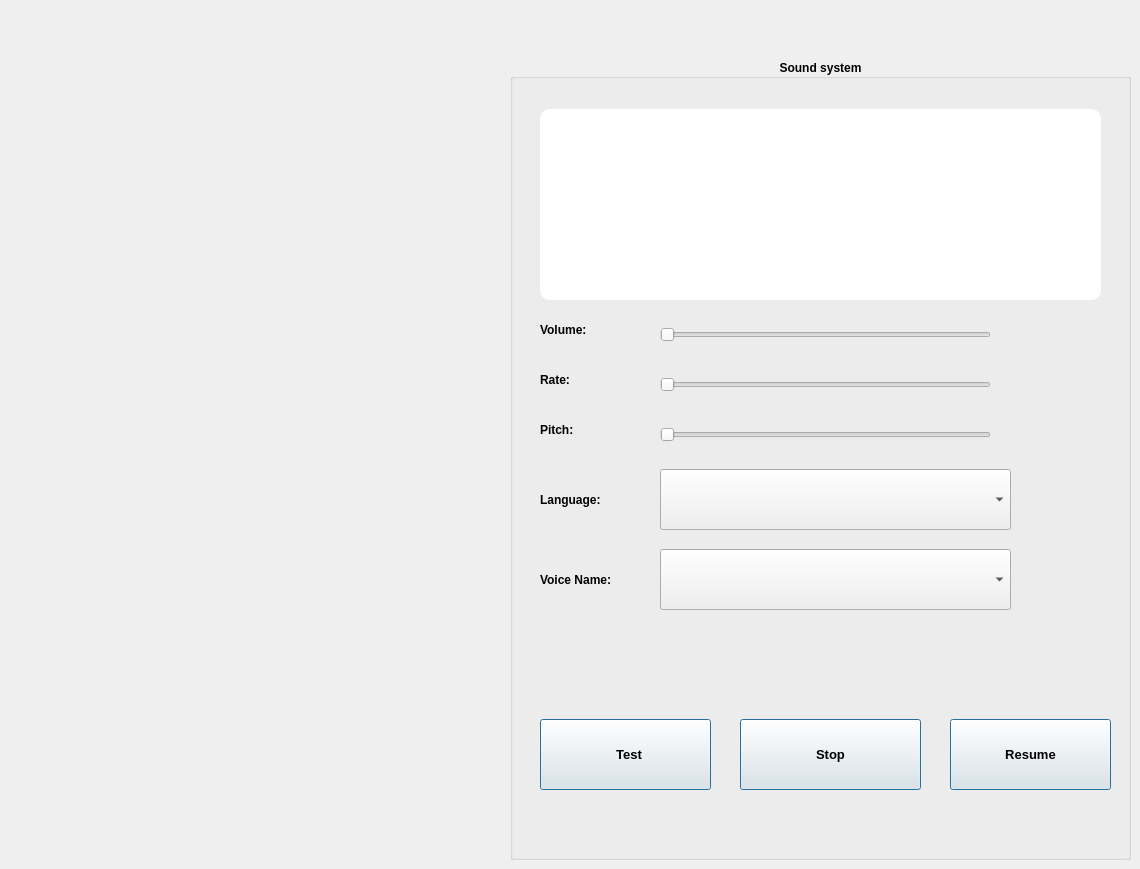
     <widget class="QWidget" name="sound_tab">
      <attribute name="title">
       <string>Sounds</string>
      </attribute>
      <widget class="QGroupBox" name="groupBox_4">
       <property name="geometry">
        <rect>
         <x>510</x>
         <y>59</y>
         <width>621</width>
         <height>801</height>
        </rect>
       </property>
       <property name="font">
        <font>
         <pointsize>9</pointsize>
         <weight>75</weight>
         <bold>true</bold>
        </font>
       </property>
       <property name="title">
        <string>Sound system</string>
       </property>
       <property name="alignment">
        <set>Qt::AlignCenter</set>
       </property>
       <widget class="QSlider" name="pitch_slider">
        <property name="geometry">
         <rect>
          <x>150</x>
          <y>360</y>
          <width>331</width>
          <height>31</height>
         </rect>
        </property>
        <property name="orientation">
         <enum>Qt::Horizontal</enum>
        </property>
       </widget>
       <widget class="QComboBox" name="language_box">
        <property name="geometry">
         <rect>
          <x>150</x>
          <y>410</y>
          <width>351</width>
          <height>61</height>
         </rect>
        </property>
        <property name="insertPolicy">
         <enum>QComboBox::InsertAlphabetically</enum>
        </property>
        <property name="sizeAdjustPolicy">
         <enum>QComboBox::AdjustToContentsOnFirstShow</enum>
        </property>
        <property name="frame">
         <bool>true</bool>
        </property>
       </widget>
       <widget class="QPushButton" name="btn_stop">
        <property name="geometry">
         <rect>
          <x>230</x>
          <y>660</y>
          <width>181</width>
          <height>71</height>
         </rect>
        </property>
        <property name="font">
         <font>
          <family>Segoe UI</family>
          <pointsize>10</pointsize>
          <weight>75</weight>
          <bold>true</bold>
         </font>
        </property>
        <property name="text">
         <string>Stop</string>
        </property>
        <property name="default">
         <bool>true</bool>
        </property>
       </widget>
       <widget class="QSlider" name="rate_slider">
        <property name="geometry">
         <rect>
          <x>150</x>
          <y>310</y>
          <width>331</width>
          <height>31</height>
         </rect>
        </property>
        <property name="orientation">
         <enum>Qt::Horizontal</enum>
        </property>
       </widget>
       <widget class="QSlider" name="volume_slider">
        <property name="geometry">
         <rect>
          <x>150</x>
          <y>260</y>
          <width>331</width>
          <height>31</height>
         </rect>
        </property>
        <property name="orientation">
         <enum>Qt::Horizontal</enum>
        </property>
       </widget>
       <widget class="QComboBox" name="engine_box">
        <property name="geometry">
         <rect>
          <x>150</x>
          <y>490</y>
          <width>351</width>
          <height>61</height>
         </rect>
        </property>
        <property name="insertPolicy">
         <enum>QComboBox::InsertAlphabetically</enum>
        </property>
        <property name="sizeAdjustPolicy">
         <enum>QComboBox::AdjustToContentsOnFirstShow</enum>
        </property>
        <property name="frame">
         <bool>true</bool>
        </property>
       </widget>
       <widget class="QLabel" name="label_483">
        <property name="geometry">
         <rect>
          <x>30</x>
          <y>260</y>
          <width>81</width>
          <height>21</height>
         </rect>
        </property>
        <property name="font">
         <font>
          <family>Segoe UI</family>
          <pointsize>9</pointsize>
          <weight>75</weight>
          <bold>true</bold>
         </font>
        </property>
        <property name="text">
         <string>Volume:</string>
        </property>
       </widget>
       <widget class="QLabel" name="label_484">
        <property name="geometry">
         <rect>
          <x>30</x>
          <y>310</y>
          <width>61</width>
          <height>21</height>
         </rect>
        </property>
        <property name="font">
         <font>
          <family>Segoe UI</family>
          <pointsize>9</pointsize>
          <weight>75</weight>
          <bold>true</bold>
         </font>
        </property>
        <property name="text">
         <string>Rate:</string>
        </property>
       </widget>
       <widget class="QLabel" name="label_485">
        <property name="geometry">
         <rect>
          <x>30</x>
          <y>360</y>
          <width>71</width>
          <height>21</height>
         </rect>
        </property>
        <property name="font">
         <font>
          <family>Segoe UI</family>
          <pointsize>9</pointsize>
          <weight>75</weight>
          <bold>true</bold>
         </font>
        </property>
        <property name="text">
         <string>Pitch:</string>
        </property>
       </widget>
       <widget class="QPushButton" name="btn_resume">
        <property name="geometry">
         <rect>
          <x>440</x>
          <y>660</y>
          <width>161</width>
          <height>71</height>
         </rect>
        </property>
        <property name="font">
         <font>
          <family>Segoe UI</family>
          <pointsize>10</pointsize>
          <weight>75</weight>
          <bold>true</bold>
         </font>
        </property>
        <property name="text">
         <string>Resume</string>
        </property>
        <property name="icon">
         <iconset resource="Materials.qrc">
          <normaloff>:/new/Icons/Sync.png</normaloff>:/new/Icons/Sync.png</iconset>
        </property>
        <property name="iconSize">
         <size>
          <width>45</width>
          <height>45</height>
         </size>
        </property>
        <property name="default">
         <bool>true</bool>
        </property>
       </widget>
       <widget class="QPushButton" name="btn_play">
        <property name="geometry">
         <rect>
          <x>30</x>
          <y>660</y>
          <width>171</width>
          <height>71</height>
         </rect>
        </property>
        <property name="font">
         <font>
          <family>Segoe UI</family>
          <pointsize>10</pointsize>
          <weight>75</weight>
          <bold>true</bold>
         </font>
        </property>
        <property name="text">
         <string>  Test</string>
        </property>
        <property name="icon">
         <iconset resource="Materials.qrc">
          <normaloff>:/new/Icons/Megaphone.png</normaloff>:/new/Icons/Megaphone.png</iconset>
        </property>
        <property name="iconSize">
         <size>
          <width>45</width>
          <height>45</height>
         </size>
        </property>
        <property name="default">
         <bool>true</bool>
        </property>
       </widget>
       <widget class="QLabel" name="label_487">
        <property name="geometry">
         <rect>
          <x>30</x>
          <y>430</y>
          <width>91</width>
          <height>21</height>
         </rect>
        </property>
        <property name="font">
         <font>
          <family>Segoe UI</family>
          <pointsize>9</pointsize>
          <weight>75</weight>
          <bold>true</bold>
         </font>
        </property>
        <property name="text">
         <string>Language:</string>
        </property>
       </widget>
       <widget class="QLabel" name="label_486">
        <property name="geometry">
         <rect>
          <x>30</x>
          <y>510</y>
          <width>111</width>
          <height>21</height>
         </rect>
        </property>
        <property name="font">
         <font>
          <family>Segoe UI</family>
          <pointsize>9</pointsize>
          <weight>75</weight>
          <bold>true</bold>
         </font>
        </property>
        <property name="text">
         <string>Voice Name:</string>
        </property>
       </widget>
       <widget class="QPlainTextEdit" name="description_7">
        <property name="geometry">
         <rect>
          <x>30</x>
          <y>50</y>
          <width>561</width>
          <height>191</height>
         </rect>
        </property>
        <property name="styleSheet">
         <string notr="true">background-color: white;
color: black;
border-radius: 10px;</string>
        </property>
        <property name="frameShape">
         <enum>QFrame::WinPanel</enum>
        </property>
        <property name="frameShadow">
         <enum>QFrame::Sunken</enum>
        </property>
        <property name="sizeAdjustPolicy">
         <enum>QAbstractScrollArea::AdjustToContents</enum>
        </property>
        <property name="readOnly">
         <bool>true</bool>
        </property>
        <property name="plainText">
         <string/>
        </property>
        <property name="backgroundVisible">
         <bool>false</bool>
        </property>
        <property name="placeholderText">
         <string>lower body temperature, minor headache</string>
        </property>
       </widget>
      </widget>
     </widget>
